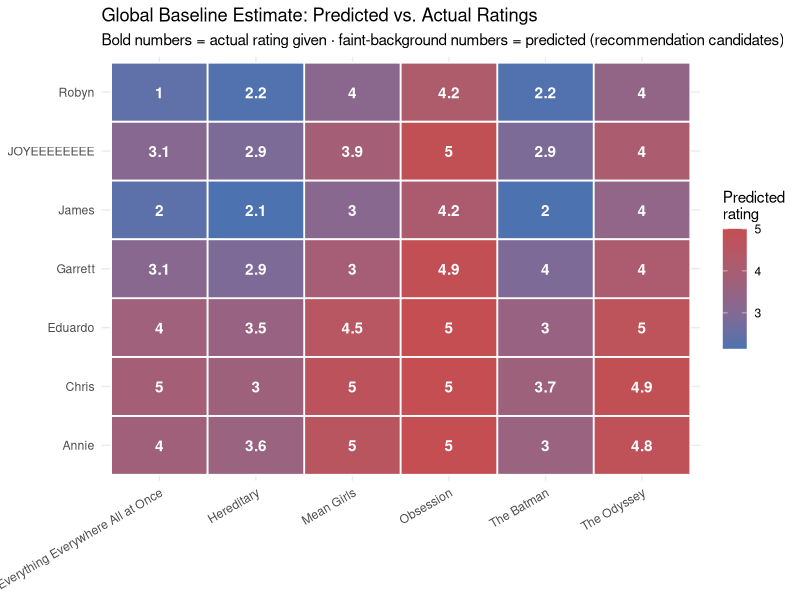

The R script that drew this image:
## ---- chunk 1
#| label: setup

library(tidyverse)
## ---- chunk 2
#| label: build-dataset

ratings_wide <- tribble(
  ~user,          ~`Everything Everywhere All at Once`, ~`The Batman`, ~Hereditary, ~Obsession, ~`The Odyssey`, ~`Mean Girls`,
  "Eduardo",       4,  3, NA, NA,  5, NA,
  "Annie",         4,  3, NA, NA, NA,  5,
  "James",         2,  2, NA, NA,  4,  3,
  "JOYEEEEEEEE",  NA, NA, NA,  5,  4, NA,
  "Chris",         5, NA,  3,  5, NA,  5,
  "Garrett",      NA,  4, NA, NA,  4,  3,
  "Robyn",         1, NA, NA, NA,  4,  4
)

# To pull live from the Assignment 2A PostgreSQL database instead
# (same connection pattern as week02_2a_approach.qmd):
# library(DBI); library(RPostgres)
# con <- dbConnect(RPostgres::Postgres(),
#   host = Sys.getenv("PGHOST", "localhost"), port = as.integer(Sys.getenv("PGPORT", "5432")),
#   dbname = Sys.getenv("PGDATABASE", "movie_ratings"), user = Sys.getenv("PGUSER", "postgres"),
#   password = Sys.getenv("PGPASSWORD"))
# ratings_long <- dbGetQuery(con, "SELECT u.name AS user, m.title AS movie, r.rating
#                             FROM ratings r JOIN users u ON r.user_id = u.user_id
#                             JOIN movies m ON r.movie_id = m.movie_id") |> filter(!is.na(rating))
# dbDisconnect(con)

ratings_wide
## ---- chunk 3
#| label: reshape-long

ratings_long <- ratings_wide |>
  pivot_longer(-user, names_to = "movie", values_to = "rating") |>
  filter(!is.na(rating))

ratings_long
## ---- chunk 4
#| label: global-mean

mu <- mean(ratings_long$rating)
mu
## ---- chunk 5
#| label: item-bias

item_bias <- ratings_long |>
  group_by(movie) |>
  summarize(b_i = mean(rating) - mu, n_ratings = n(), .groups = "drop")

item_bias
## ---- chunk 6
#| label: user-bias

user_bias <- ratings_long |>
  left_join(item_bias, by = "movie") |>
  group_by(user) |>
  summarize(b_u = mean(rating - mu - b_i), n_ratings = n(), .groups = "drop")

user_bias
## ---- chunk 7
#| label: baseline-predictions

baseline_predictions <- expand_grid(
  user  = unique(ratings_long$user),
  movie = unique(ratings_long$movie)
) |>
  left_join(user_bias |> select(user, b_u), by = "user") |>
  left_join(item_bias |> select(movie, b_i), by = "movie") |>
  mutate(
    predicted_rating = pmin(pmax(mu + b_u + b_i, 1), 5)
  ) |>
  left_join(ratings_long, by = c("user", "movie")) |>
  rename(actual_rating = rating)

baseline_predictions
## ---- chunk 8
#| label: validate-rmse

known <- baseline_predictions |> filter(!is.na(actual_rating))

rmse <- sqrt(mean((known$predicted_rating - known$actual_rating)^2))
rmse
## ---- chunk 9
#| label: validate-manual-check

manual_pred <- pmin(pmax(
  mu +
    user_bias$b_u[user_bias$user == "Eduardo"] +
    item_bias$b_i[item_bias$movie == "Mean Girls"],
  1), 5)

computed_pred <- baseline_predictions |>
  filter(user == "Eduardo", movie == "Mean Girls") |>
  pull(predicted_rating)

tibble(manual_pred, computed_pred, match = isTRUE(all.equal(manual_pred, computed_pred)))
## ---- chunk 10
#| label: recommendations

recommendations <- baseline_predictions |>
  filter(is.na(actual_rating)) |>
  group_by(user) |>
  arrange(desc(predicted_rating), .by_group = TRUE) |>
  slice_head(n = 3) |>
  select(user, movie, predicted_rating) |>
  ungroup()

recommendations
## ---- chunk 11
#| label: fig-baseline-heatmap
#| fig-width: 8
#| fig-height: 5

baseline_predictions |>
  mutate(known = !is.na(actual_rating)) |>
  ggplot(aes(x = movie, y = user, fill = predicted_rating)) +
  geom_tile(color = "white", linewidth = 0.6) +
  geom_text(aes(label = ifelse(known, as.character(actual_rating), round(predicted_rating, 1))),
            color = "white", fontface = "bold") +
  scale_fill_gradient(low = "#4C72B0", high = "#C44E52", name = "Predicted\nrating") +
  labs(
    title = "Global Baseline Estimate: Predicted vs. Actual Ratings",
    subtitle = "Bold numbers = actual rating given · faint-background numbers = predicted (recommendation candidates)",
    x = NULL, y = NULL
  ) +
  theme_minimal() +
  theme(axis.text.x = element_text(angle = 30, hjust = 1))
